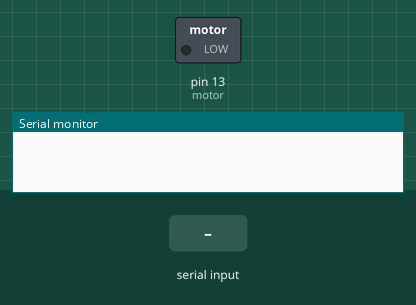
Bench run of a sketch on a simulated Arduino Uno, built with avr-gcc and run on an emulated ATmega328P. Parts: switched loads named in the sketch (green lamp = pin HIGH), the last lines printed to the serial monitor. The test bench sets the inputs (shaded band).

Above: at 1.2 s.
1.3 s: byte 0 (0) received over Serial
At 2.3 s:
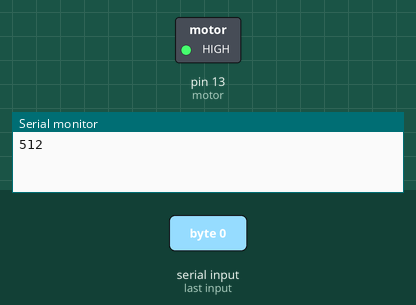
2.8 s: "1" received over Serial
At 3.5 s:
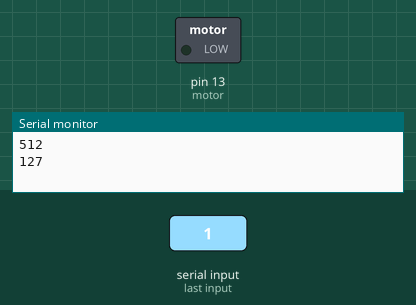
Timing chart, 0 to 5.8 s (numbered marks = the images above; inputs shaded):
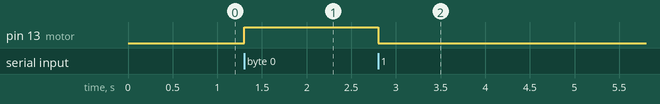

Measured:
- after the input at 1.3 s, pin 13 (motor): LOW → HIGH at once
- after the input at 2.8 s, pin 13 (motor): HIGH → LOW at once

The sketch:

Motor_Pot_Light.ino
```cpp
const int motor = 13;
const int PotPin = A0;
const int PhotPin = A2;
int motorspeed = 0;
int Potvalue = 0;
int Photvalue = 0;
int lightvalue;
int incomingByte;

void setup() {
pinMode(motor, OUTPUT);
Serial.begin(9600);
}

void loop() {
   if (Serial.available())
   { // If data is available to read,
     incomingByte = Serial.read(); // read it and store it in val


     if (incomingByte != 0) //USE THE POTENTIOMETER AS CONTROLLER
     {
      Potvalue = analogRead(PotPin);
      motorspeed = map(Potvalue, 0, 1023, 0, 255);
      analogWrite(motor, motorspeed);
      delay(10);
      Serial.println (motorspeed);
     // Serial.println(motorspeed);
     }

     else if (incomingByte == 0)// USE THE PHOTOCELL
   {
    Photvalue = analogRead(PhotPin);
    motorspeed = map(Photvalue, 0, 400, 122, 255);
    analogWrite(motor, motorspeed);
    Serial.println(Photvalue);

  }

  else{ analogWrite(motor, LOW);}


 }
}
```
